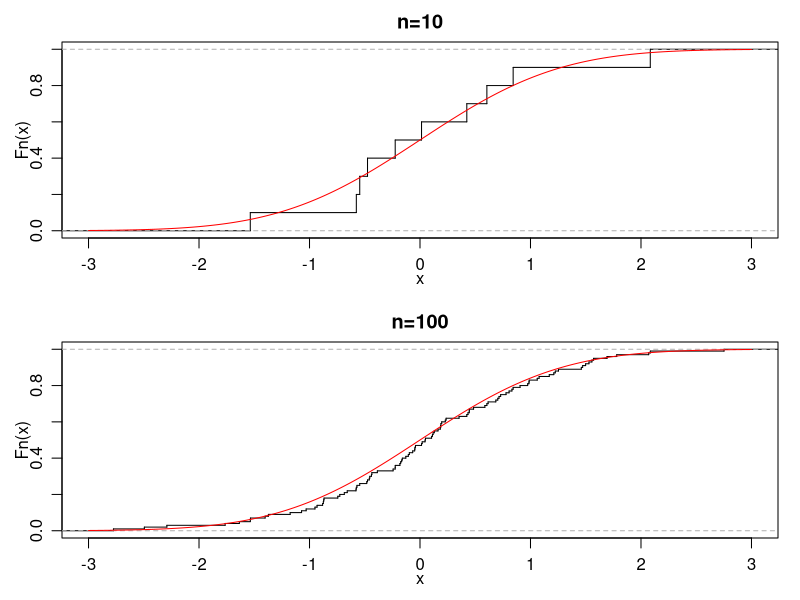
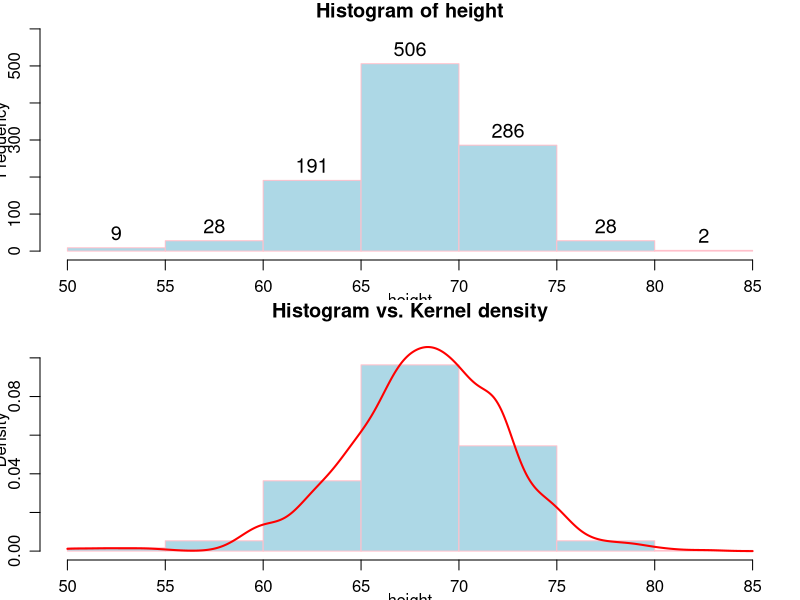
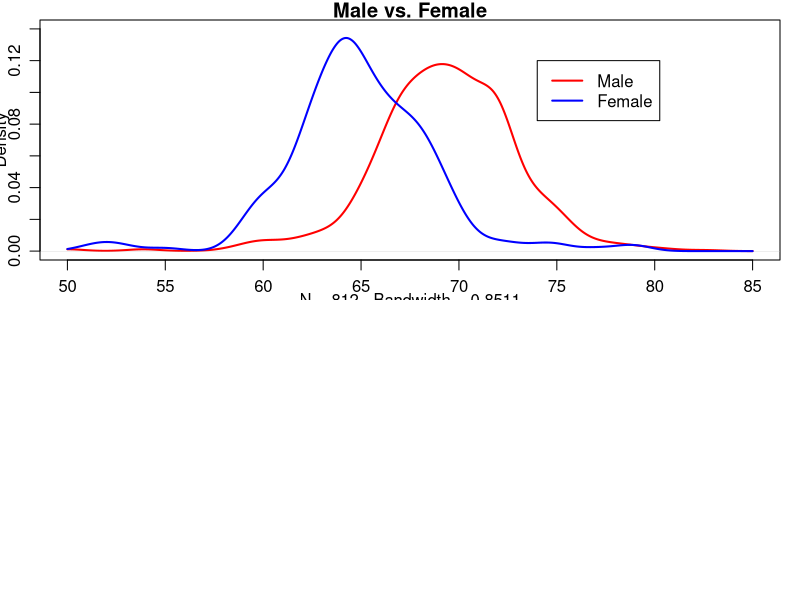

Recreate these plots in R, in order.
## ---- chunk 1
knitr::opts_chunk$set(echo = FALSE)
## ---- chunk 2
t = seq(-3,3,by=0.01)
y = pnorm(t)
x = rnorm(100)
par(mfrow=c(2,1),mgp=c(1.5,0.8,0),mar=.1+c(3,3,2,1))
Fn = ecdf(x[1:10])
plot(Fn,verticals=TRUE,do.points=FALSE,main="n=10",xlim=c(-3,3))
lines(t,y,col="red")
Fn = ecdf(x[1:100])
plot(Fn,verticals=TRUE,do.points=FALSE,main="n=100",xlim=c(-3,3))
lines(t,y,col="red")
## ---- chunk 3
if(!require(dslabs))
  install.packages("dslabs")
attach(heights)
female_height = height[sex=="Female"]
male_height = height[sex=="Male"]
# par(mfrow = c(3,1))
par(mar=c(2,2,1,1))
r=hist(height,breaks=10,ylim=c(0,600),col = "lightblue", border = "pink")
text(r$mids,r$counts,r$counts,adj=c(.5,-.5),cex=1.2)
#hist(male_height)
#hist(female_height)

detach(heights)
## ---- chunk 4
if(!require(dslabs))
  install.packages("dslabs")
attach(heights)
female_height = height[sex=="Female"]
male_height = height[sex=="Male"]
# par(mfrow = c(3,1))
par(mar=c(2,2,1,1))
r=hist(height,breaks=10,ylim=c(0,.115),col = "lightblue", border = "pink",freq=FALSE,main="Histogram vs. Kernel density")
lines(density(height,from = 50,to=85),col="red",lwd=2)
#hist(male_height)
#hist(female_height)
detach(heights)
## ---- chunk 5
if(!require(dslabs))
  install.packages("dslabs")
attach(heights)
female_height = height[sex=="Female"]
male_height = height[sex=="Male"]
# par(mfrow = c(3,1))
par(mar=c(2,2,1,1))
plot(density(male_height,from = 50,to=85),col="red",lwd=2,ylim=c(0,.14),main="Male vs. Female")
lines(density(female_height,from = 50,to=85),col="blue",lwd=2)
legend(74,0.12,legend = c("Male","Female"),lty = c(1,1),col=c("red","blue"),lwd=c(2,2))
#hist(male_height)
#hist(female_height)
detach(heights)
